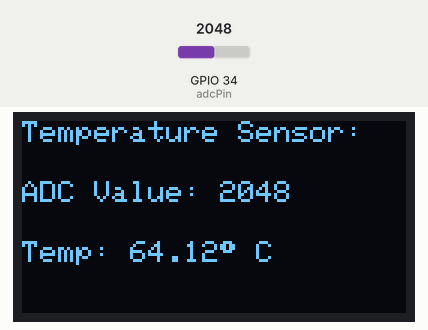
A sketch run on a simulated ESP32. Shown: 128×64 one-colour display. The test bench sets the inputs (shaded band); at power-on: GPIO 34 (adcPin) = 2048. What the sketch prints to the serial monitor is not drawn.

Above: at 1.2 s.
1.3 s: GPIO 34 (adcPin) set to 2866
At 3.1 s:
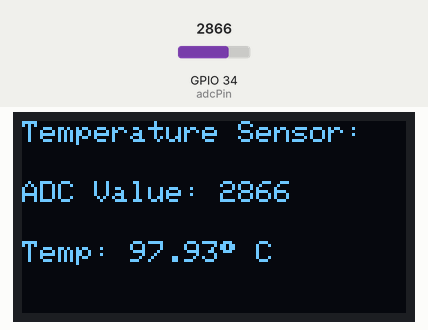
3.6 s: GPIO 34 (adcPin) set to 3603
At 5.3 s:
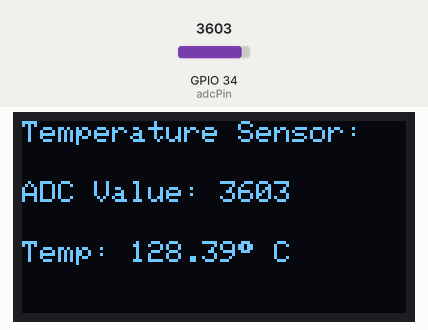
5.6 s: GPIO 34 (adcPin) set to 4095
At 7.6 s:
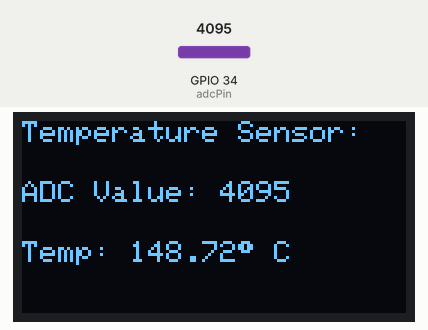
Timing chart, 0 to 9.1 s (numbered marks = the images above; inputs shaded):
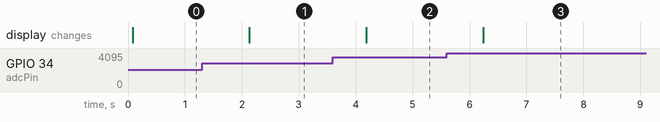

The sketch:

Lap5_1.ino
```cpp
#include <Wire.h>
#include <Adafruit_GFX.h>
#include <Adafruit_SSD1306.h>

#define SCREEN_WIDTH 128 // กำหนดความกว้างของจอแสดงผล OLED
#define SCREEN_HEIGHT 64 // กำหนดความสูงของจอแสดงผล OLED
#define OLED_RESET -1 // กำหนดขา RESET ของจอแสดงผล OLED (หรือ -1 ถ้าไม่ได้ใช้)

Adafruit_SSD1306 display(SCREEN_WIDTH, SCREEN_HEIGHT, &Wire, OLED_RESET);

int adcPin = 34; // กำหนดหมายเลขขาที่จะอ่านค่า ADC

void setup() {
  Serial.begin(115200);

  // กำหนด Address I2C ที่ 0x3C
  if(!display.begin(SSD1306_SWITCHCAPVCC, 0x3C)) {
    Serial.println(F("SSD1306 allocation failed"));
    for (;;); // หยุดการทำงานถ้าจอแสดงผล OLED ไม่ตอบสนอง
  }

  display.clearDisplay(); // ล้างจอแสดงผล OLED
  display.setTextSize(1); // กำหนดขนาดตัวอักษร
  display.setTextColor(SSD1306_WHITE); // กำหนดสีตัวอักษร
  display.setCursor(0, 0); // กำหนดตำแหน่งเริ่มต้นของเคอร์เซอร์
  display.println(F("Reading ADC...")); // พิมพ์ข้อความ "Reading ADC..."
  display.display(); // แสดงผลข้อความบนจอแสดงผล OLED
}


void loop() {
  int value = analogRead(adcPin);
  float Vout = (value / 4095.0) * 3.3; // หน่วย V
  float temperature = (Vout - 0.4) / 0.0195; // หน่วย Celsius

  // แสดงข้อมูลบน serial monitor
  Serial.print("ADC value: ");
  Serial.print(value);
  Serial.print(", Voltage: ");
  Serial.print(Vout);
  Serial.print(" V, Temperature: ");
  Serial.print(temperature);
  Serial.println("°C");

  // แสดงผลบน OLED
  display.clearDisplay(); // ล้างหน้าจอ
  // ... (ส่วนของการแสดงผลบน OLED จะต้องเพิ่มโค้ดในส่วนนี้)
// แสดงผลบน OLED
display.clearDisplay(); // ล้างหน้าจอ
display.setTextSize(1);
display.setTextColor(SSD1306_WHITE);

display.setCursor(0, 0);
display.println(F("Temperature Sensor: "));

display.setCursor(0, 20);
display.print(F("ADC Value: "));
display.print(value);

display.setCursor(0, 40);
display.print(F("Temp: "));
display.print(temperature, 2); // ทศนิยม 2 ตำแหน่ง

// print.print((char)247) = display ° on OLED
display.print((char)247);
display.print(F(" C"));

display.display();
delay(1000);


}
```

Measured:
- after the input at 1.3 s, the display: changes after 0.83 s (image 1)
- after the input at 3.6 s, the display: changes after 0.59 s (image 2)
- after the input at 5.6 s, the display: changes after 0.64 s (image 3)
